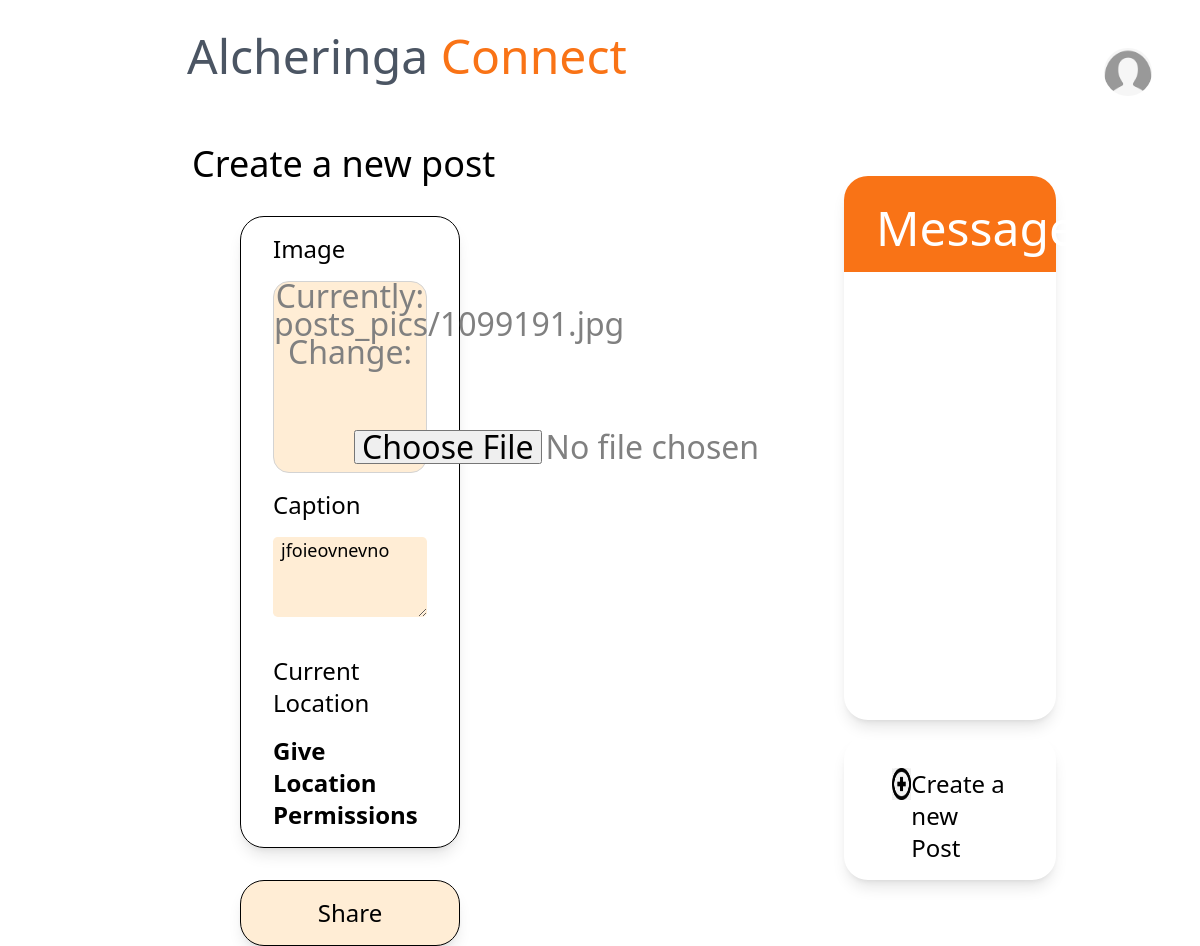
The page /post/4/update/ (signed in) on the database as committed earlier.
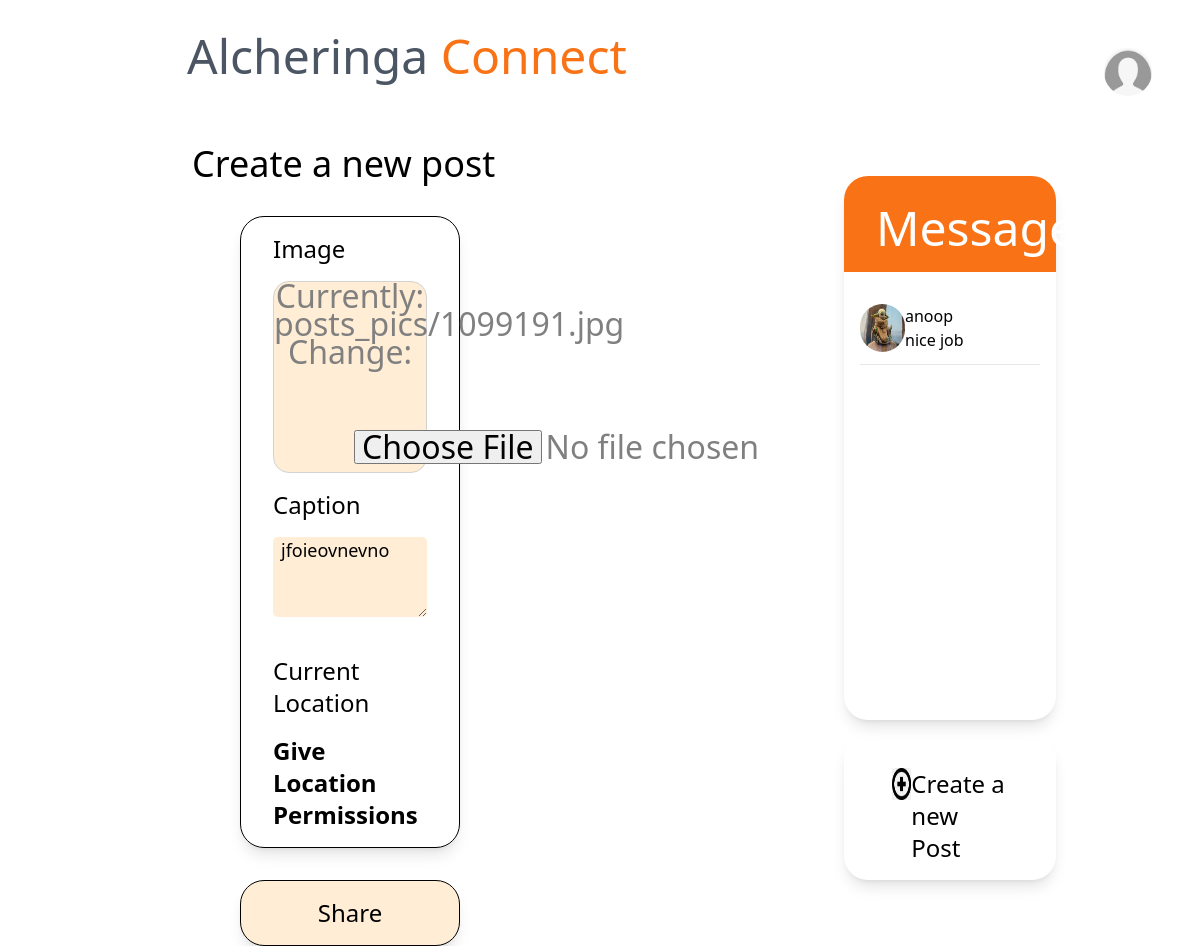
The same page on the database as committed later.
### chatrooms/models.py (models this page shows)
class ChatRoom(models.Model):
    sender = models.ForeignKey(
        User, on_delete=models.CASCADE, related_name='sender_chatrooms')
    receiver = models.ForeignKey(
        User, on_delete=models.CASCADE, related_name='receiver_chatrooms')
    last_text = models.TextField(default="")

### users/models.py (models this page shows, shortened)
class Profile(models.Model):
    user = models.OneToOneField(User, on_delete=models.CASCADE)
    image = models.ImageField(default='default.png',upload_to='profile_pics')
    bio=models.TextField(default="Add your bio")
    savedPosts = models.ManyToManyField(Post,blank=True,related_name='user_saved_posts')
    likedPosts = models.ManyToManyField(Post,blank=True,related_name='user_liked_posts')

### connect/views.py (the view, shortened to what this page needs)
# urls.py: path('post/<int:pk>/update/', PostUpdateView.as_view(), name='post-update'),
class PostUpdateView(LoginRequiredMixin, UserPassesTestMixin, UpdateView):
    model = Post
    fields = ['description', 'image']
    def test_func(self):
        post = self.get_object()
        if self.request.user == post.author:
            return True
        return False
    def get_context_data(self, **kwargs):
        context = super().get_context_data(**kwargs)
        context['chats'] = ChatRoom.objects.filter(sender=self.request.user)
        return context

### connect/templates/connect/post_form.html (shortened to what the changed rows need)
{% load static %}
<!DOCTYPE html>
<html lang="en">
  <head>
    <script src="https://cdn.tailwindcss.com"></script>
  </head>
  <body>
    <div class="grid grid-cols-12 mt-4">
      <div class="md:col-span-5 col-span-12 mt-0">
        <div class="ml-36 mr-36 shadow-lg rounded-3xl">
          <div class="px-4 pt-4" style="height: 28rem">
            <div class="modal-body">
              <ul class="list-unstyled">
                {%for chat in chats%}
                <a href="{% url 'chatroom' chat.receiver.id%}" class="text-decoration-none">
                  <li class="media hover-media">
                    <div class="grid grid-cols-12 mt-4">
                      <div class="col-span-3">
                        <img
                          src="{{chat.receiver.profile.image.url}}"
                          alt="img"
                          width="60px"
                          height="60px"
                          class="h-12 w-12 rounded-full"
                        />
                      </div>
                      <div class="media-body text-dark col-span-9">
                        <h6 class="media-header">{{chat.receiver}}</h6>
                        <p class="media-text">
                          {{chat.last_text}}
                        </p>
                      </div>
                    </div>
                  </li>
                </a>
                <hr class="my-3" />
                {% endfor %}
              </ul>
            </div>
          </div>
        </div>
      </div>
    </div>
  </body>
</html>

Rows that differ between the two databases and show on the page:
added ChatRoom: receiver.profile.image (picture), receiver "anoop", last_text "nice job"
